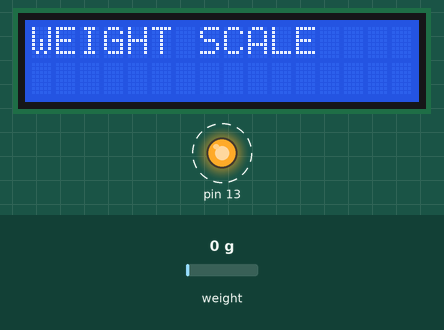
Recording of a sketch running on a simulated Arduino Uno, built with avr-gcc and run on an emulated ATmega328P. Parts: 16×2 character LCD, output pins drawn as LEDs (lit = HIGH). Dashed ring = blinking. The inputs (shaded band) are chosen by the test bench; at power-on: weight on the scale 0 g. What the sketch prints to the serial monitor is not drawn.

Above: at 1.1 s.
At 3.7 s:
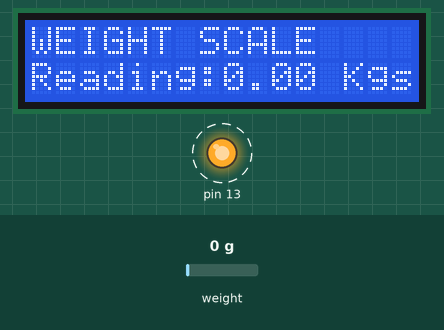
3.8 s: weight on the scale set to 100 g
At 7.0 s:
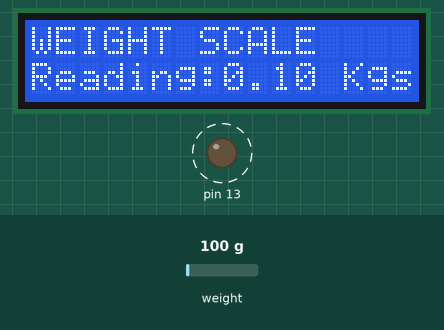
8.1 s: weight on the scale set to 1250 g
At 10.7 s:
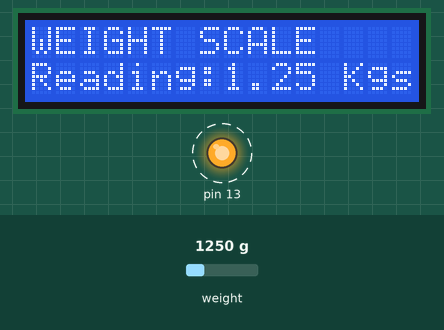
11.4 s: weight on the scale set to 2500 g
At 12.9 s:
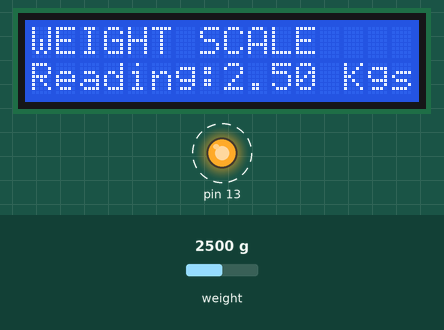
Timing chart, 0 to 19.6 s (numbered marks = the images above; inputs shaded):
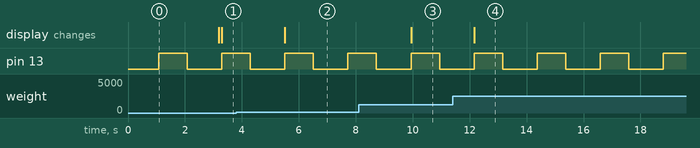

Measured:
- after the input at 3.8 s, the display: changes after 1.7 s (image 2)
- after the input at 8.1 s, the display: changes after 1.8 s (image 3)
- after the input at 11.4 s, the display: changes after 0.76 s (image 4)
- by itself, pin 13: alternates HIGH for 1.0 s and LOW for 1.2 s

The sketch:

sketch_aug06a.ino
```cpp
//Program code for digital weighing scale using Arduino and HX711 with load cell
#include <LiquidCrystal_I2C.h>
#include "HX711.h"
#define DEBUG_HX711

// calibration parameter from calibrating code with known values
#define CALIBRATION_FACTOR 20780.0

// Create the lcd object address 0x3F and 16 columns x 2 rows
LiquidCrystal_I2C lcd (0x3F, 16,2);

// data pin and clock pin
byte pinData = 3;
byte pinClk = 2;

// define HX711
HX711 scale;

void setup() {
  pinMode(13,OUTPUT);
  lcd.init();
  lcd.backlight();
  lcd.print( "WEIGHT SCALE" );

#ifdef DEBUG_HX711
  // Initialize serial communication
  Serial.begin(9600);
  Serial.println("[HX7] Sensor start HX711");
#endif

  //Initializing sensor
  scale.begin(pinData, pinClk);
  // apply the calibration value
  scale.set_scale(CALIBRATION_FACTOR);
  // Initialize the tare
  //Assuming there is no weight on the scale at start up, reset the scale to 0
  scale.tare();
}

void loop() {
  digitalWrite(13,HIGH);
  delay(1000);
  digitalWrite(13,LOW);
  delay(1000);
#ifdef DEBUG_HX711
  Serial.print("[HX7] Reading: ");
  Serial.print(scale.get_units(), 2);
  Serial.print(" Kgs");
  Serial.println();
#endif
lcd.setCursor (0, 1);
lcd.print( "Reading:" );
lcd.print(scale.get_units(), 2);
lcd.print(" Kgs");
}
```
